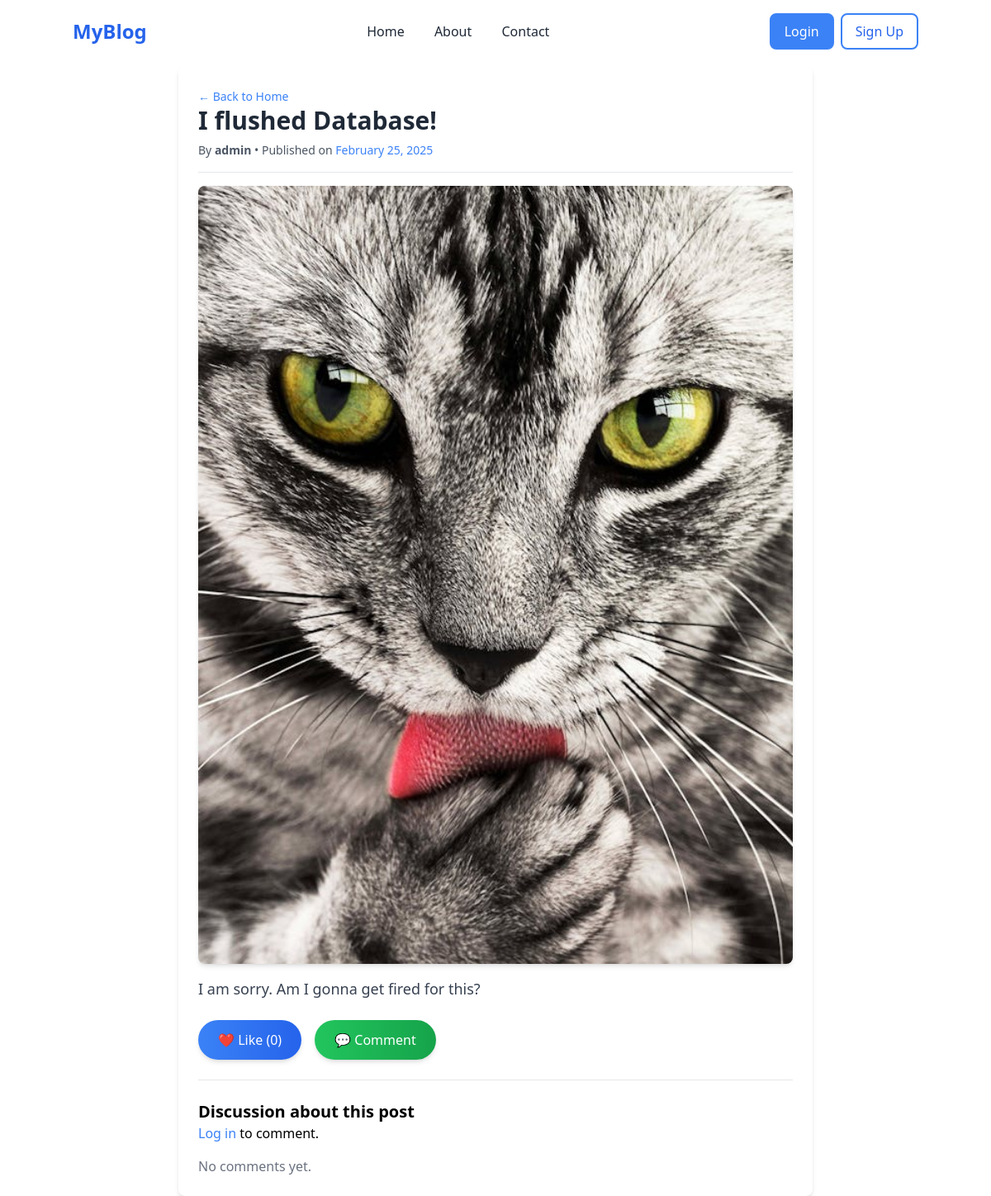
/blog/1, run on an earlier commit of the app's database.
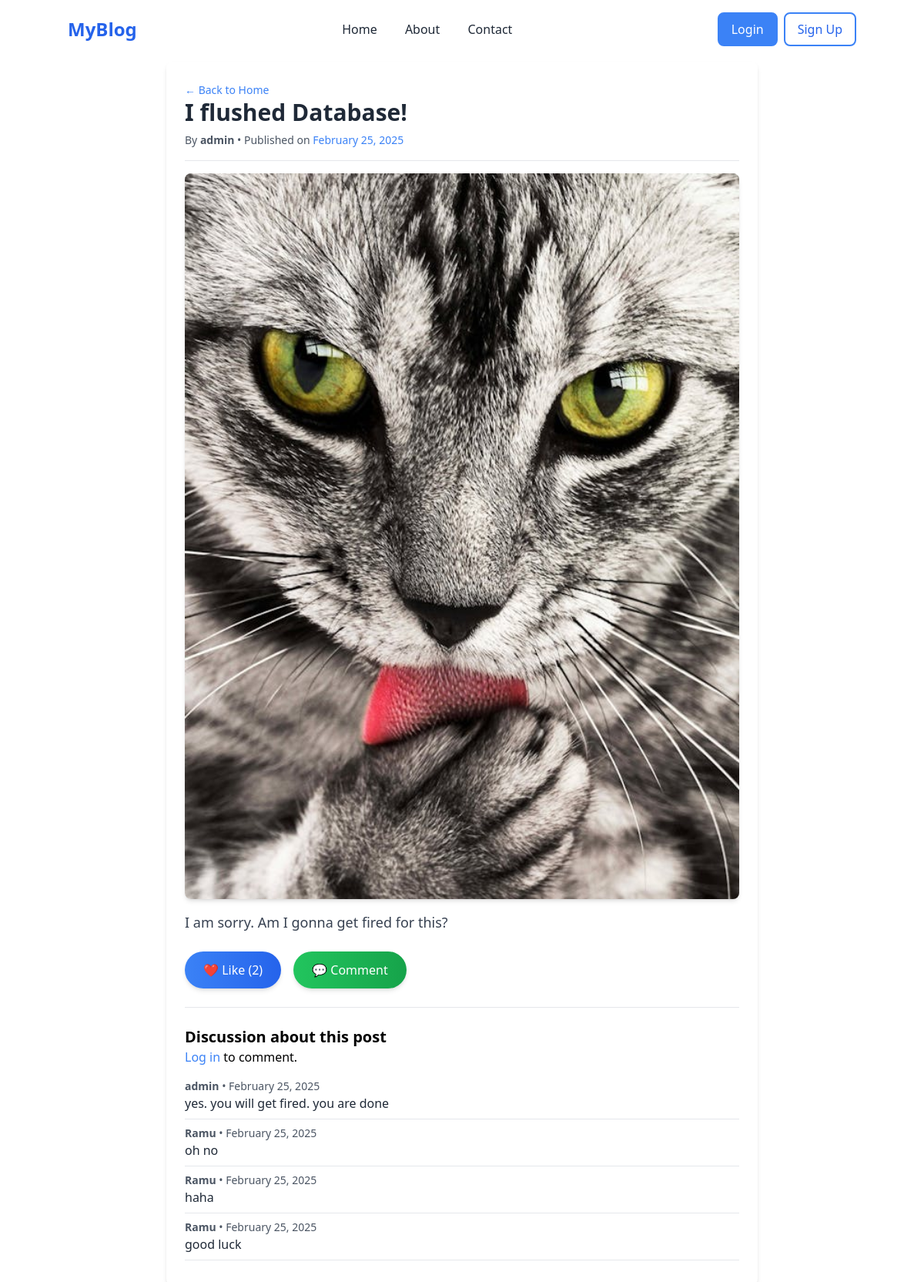
And on a later commit of the database.
### blog/models.py (models this page shows, shortened)
class Post(models.Model):
    title=models.CharField(max_length=200)
    content=models.TextField()
    author=models.CharField(max_length=100)
    created_at=models.DateTimeField(auto_now_add=True)
    updated_at=models.DateTimeField(auto_now=True)
    image = models.ImageField(upload_to='blog_images/', null=True, blank=True)
    def total_likes(self):
        return self.likes.count()

class Comment(models.Model):
    post = models.ForeignKey(Post, on_delete=models.CASCADE, related_name="comments")
    user = models.ForeignKey(User, on_delete=models.CASCADE)
    content = models.TextField()
    created_at = models.DateTimeField(auto_now_add=True)

### blog/views.py (the view)
# urls.py: path('blog/<int:post_id>', views.getBlog, name='blog'),
def getBlog(request, post_id):
    post = Post.objects.get(id=post_id)
    if request.user.is_authenticated:
        has_bookmarked = Bookmark.objects.filter(user=request.user, post=post).exists()
    else:
        has_bookmarked = False
    return render(request, 'singleblog.html',{'post':post, 'has_bookmarked':has_bookmarked,})

### blog/templates/singleblog.html (shortened to what this page needs)
{% extends 'base.html' %}
{% block content %}
<div class="max-w-3xl mx-auto bg-white p-6 rounded-lg shadow-md mt-20">
      <a href="{% url 'home' %}" class="text-sm text-blue-500 hover:underline">&larr; Back to Home</a>
    <h1 class="text-3xl font-bold text-gray-800">{{ post.title }}</h1>
    <p class="text-gray-600 text-sm mt-2">
        By <a href="{% url 'author_posts' username=post.author %}" class="font-semibold hover:underline">{{ post.author }}</a> •
        Published on <span class="text-blue-500">{{ post.created_at|date:"F d, Y" }}</span>
    </p>
    <hr class="my-4">
    {% if post.image %}
        <img src="{{ post.image.url }}" alt="Blog Image" class="w-full h-auto rounded-lg shadow-md mt-4">
    {% endif %}
    <p class="text-lg text-gray-700 mt-4">
        {{ post.content }}
    </p>
    <div class="mt-6 flex items-center space-x-4">
        <form action="{% url 'like_post' post.id %}" method="POST">
            <button type="submit" class="px-6 py-3 bg-gradient-to-r from-blue-500 to-blue-600 text-white rounded-full shadow-md transition-all duration-300 ease-in-out transform hover:scale-105 hover:from-blue-600 hover:to-blue-700 focus:outline-none focus:ring-2 focus:ring-blue-400">
                ❤️ Like ({{ post.total_likes }})
            </button>
        </form>
        <a href="#comment-section" class="px-6 py-3 bg-gradient-to-r from-green-500 to-green-600 text-white rounded-full shadow-md transition-all duration-300 ease-in-out transform hover:scale-105 hover:from-green-600 hover:to-green-700 focus:outline-none focus:ring-2 focus:ring-green-400">
            💬 Comment
        </a>
    </div>
    <hr class="my-6">
    <div id="comment-section" class="mt-6">
        <h2 class="text-xl font-semibold">Discussion about this post</h2>
        {% if user.is_authenticated %}
        <form action="{% url 'add_comment' post.id%}" method="POST" class="mt-4">
            {% csrf_token %}
            <textarea name="content" class="w-full p-2 border rounded" placeholder="Write a comment..." required></textarea>
            <button type="submit" class="mt-2 px-4 py-2 bg-green-500 text-white rounded">Post Comment</button>
        </form>
        {% else %}
        <p><a href="{% url 'login' %}" class="text-blue-500">Log in</a> to comment.</p>
        {% endif %}
        <div class="mt-4">
            {% for comment in post.comments.all %}
                <div class="border-b pb-2 mb-2">
                    <p class="text-sm text-gray-600"><strong>{{ comment.user.username }}</strong> • {{ comment.created_at|date:"F d, Y" }}</p>
                    <p class="text-gray-800">{{ comment.content }}</p>
                </div>
            {% empty %}
                <p class="text-gray-500">No comments yet.</p>
            {% endfor %}
        </div>
    </div>
</div>
{% endblock %}

### blog/templates/base.html (shortened to what this page needs)
<!DOCTYPE html>
<html lang="en">
<head>
    {% load static %}
    <script src="https://cdn.tailwindcss.com"></script>
</head>
<body>
<nav class="absolute top-0 left-0 w-full p-4 bg-transparent z-10">
    <div class="container mx-auto flex justify-between items-center">
        <a href="{%url 'home'%}" class="text-blue-600 text-2xl font-bold">MyBlog</a>
        <div class="flex-1 text-center">
            <a href="{%url 'home'%}" class="text-gray-800 hover:text-blue-600 mx-4 transition">Home</a>
            <a href="{%url 'about'%}" class="text-gray-800 hover:text-blue-600 mx-4 transition">About</a>
            <a href="{%url 'contact'%}" class="text-gray-800 hover:text-blue-600 mx-4 transition">Contact</a>
        </div>
        {% if user.is_authenticated %}
            <a href="{% url 'logout' %}" class="bg-white-900 text-blue-600/100 px-4 py-2 border-2 border-blue-500 hover:transition">
            Logout
            </a>
        {% else %}
        <a href="{% url 'login' %}" class="bg-blue-500 text-white px-4 py-2 border-2 border-blue-500 rounded-lg hover:transition mr-2">
            Login
        </a>
        <a href="{% url 'signup' %}" class="bg-white-900 text-blue-600/100 px-4 py-2 border-2 border-blue-500 rounded-lg hover:transition">
            Sign Up
        </a>
        {% endif %}
    </div>
</nav>
{% block content %}
{% endblock %}
</body>
</html>

What changed in the data, as far as the page shows it:
computed for Post "I flushed Database!": total_likes "0" → "2"
added Comment: user.username "admin", created_at "February 25, 2025", content "yes. you will get fired. you are done"
added Comment: user.username "Ramu", created_at "February 25, 2025", content "oh no"
added Comment: user.username "Ramu", created_at "February 25, 2025", content "haha"
added Comment: user.username "Ramu", created_at "February 25, 2025", content "good luck"
Also different on the page:
text no longer shown: "No comments yet."
